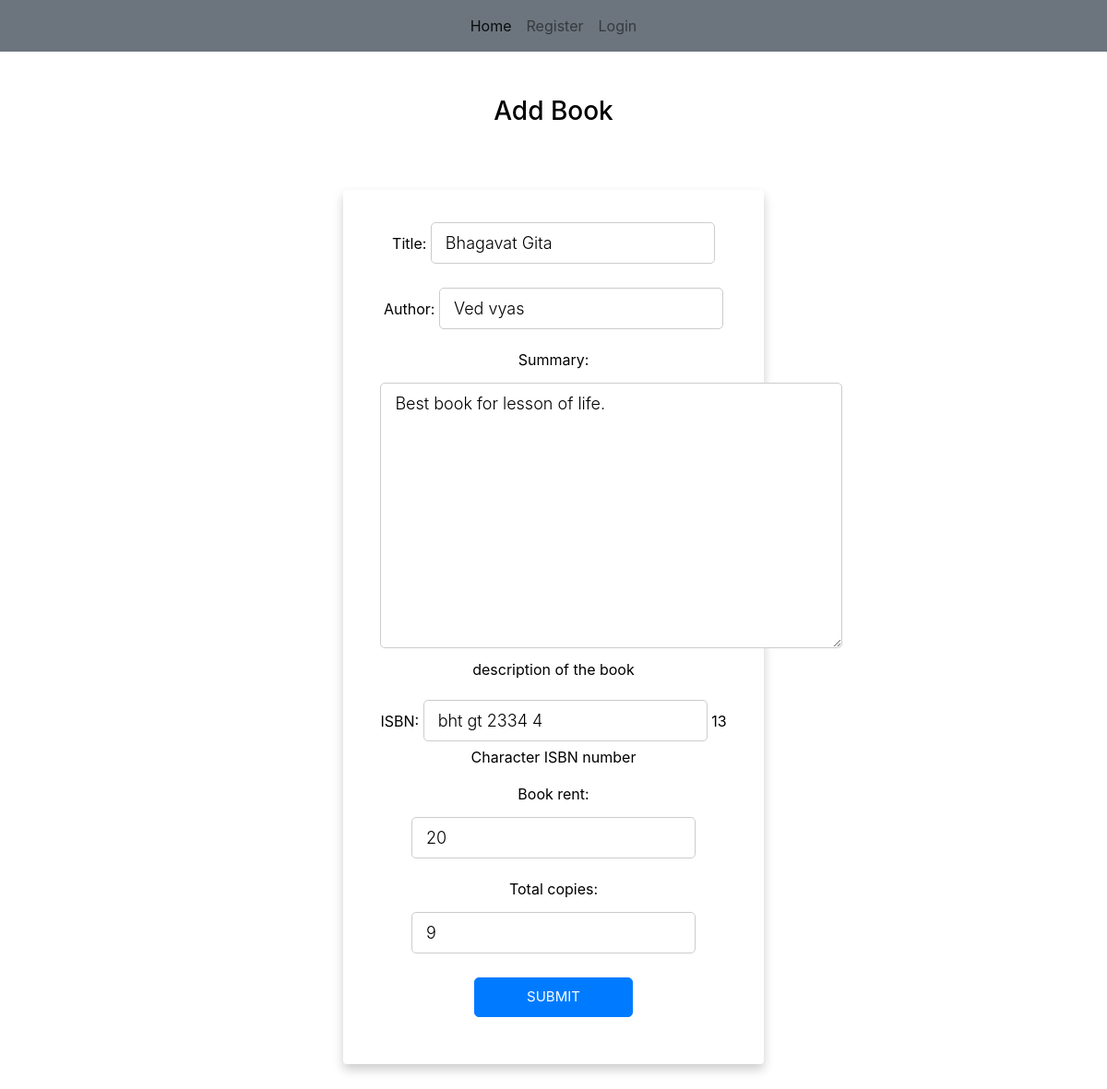
/bht-gt-2334-4/update, run on the app's committed database.
### books/models.py (models this page shows, shortened)
class Book(models.Model):
    title = models.CharField(max_length=200)
    author = models.CharField(max_length=100)
    summary = models.TextField(max_length=1000, help_text="description of the book")
    isbn = models.CharField('ISBN', max_length=13, help_text='13 Character ISBN number')
    slug = models.SlugField(max_length=100, unique=True)
    book_rent = models.IntegerField()
    publish_date = models.DateTimeField(default=timezone.now)
    total_copies = models.IntegerField()
    rented_users = models.ManyToManyField(User, related_name='rented_user')

### books/views.py (the view)
# urls.py: path('<slug:slug>/update', BookUpdateView.as_view(), name='book-update'),
class BookUpdateView(UpdateView):
    model = Book
    template_name = 'books/form.html'
    fields = [
        'title',
        'author',
        'summary',
        'isbn',
        'book_rent',
        'total_copies'
    ]
    success_url = '/'

### books/templates/books/form.html (shortened to what this page needs)
{% extends 'users/base.html' %}
{% block content %}
    <div class="container-fluid px-1 py-5 mx-auto">
		<div class="row d-flex justify-content-center">
			<div class="col-xl-7 col-lg-8 col-md-9 col-10 text-center">
				<h3>Add Book</h3>
				<div class="card col-lg-8 d-inline-flex ">
					<form class="form-card" method="POST">
						{{ form.as_p }}
						<div class="row justify-content-center">
							<div class="form-group col-sm-6"> <button type="submit" class="btn-block btn-primary">Submit</button> </div>
						</div>
					</form>
				</div>
			</div>
		</div>
	</div>
{% endblock %}

### users/templates/users/base.html (style rules this page uses)
body { color: #000;overflow-x: hidden;height: 100%;background-size: 100% 100% }
.card { padding: 30px 40px;margin-top: 60px;margin-bottom: 60px;border: none !important;box-shadow: 0 6px 12px 0 rgba(0,0,0,0.2) }
input, textarea, button { padding: 8px 15px;border-radius: 5px !important;margin: 5px 0px;box-sizing: border-box;border: 1px solid #ccc;font-size: 18px !important;font-weight: 300 }
.btn-block { text-transform: uppercase;font-size: 15px !important;font-weight: 400;height: 43px;cursor: pointer }

### data on the page
Book: title "Bhagavat Gita", author "Ved vyas", summary "Best book for lesson of life.", isbn "bht gt 2334 4", book_rent "20", total_copies "9"
